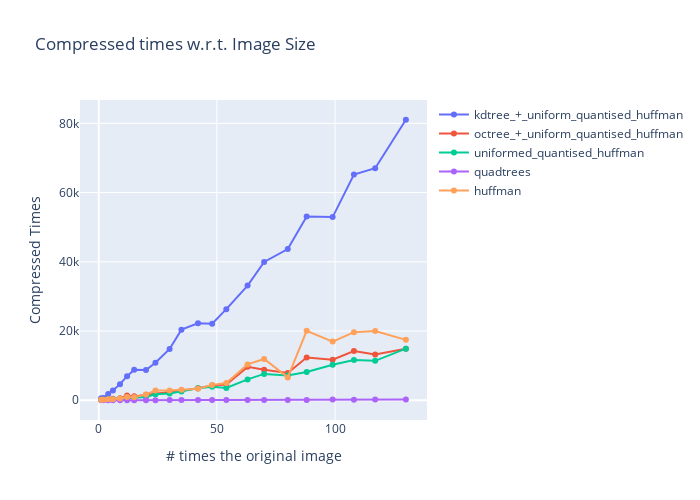

Notebook code for this chart:
### Code cell
import copy
filter = {'huffman', 'uniformed_quantised_huffman', 'kdtree_+_uniform_quantised_huffman', 'quadtrees', 'octree_+_uniform_quantised_huffman'}
pixel_count_compressed_times = dict()
print(list(compressedTimes.keys()))
for item in filter:
    if item in compressedTimes.keys():
        pixel_count_compressed_times[item] = copy.deepcopy(compressedTimes[item])
print(pixel_count_compressed_times)
plot_image(pixel_counts, pixel_count_compressed_times, "Compressed times w.r.t. Image Size", "Compressed Times")

### Figure 1 — Plotly figure (JSON) as saved in the notebook; plotly's stock layout.template omitted (floating-point values rounded to 4 significant figures)
{"data": [{"mode": "lines+markers", "name": "kdtree_+_uniform_quantised_huffman", "type": "scatter", "x": [1, 2, 4, 6, 9, 12, 15, 20, 24, 30, 35, 42, 48, 54, 63, 70, 80, 88, 99, 108, 117, 130], "y": [614, 682, 1832, 2851, 4661, 6966, 8797, 8753, 10858, 14832, 20405, 22221, 22085, 26312, 33122, 39959, 43675, 53079, 52916, 65223, 67022, 81038]}, {"mode": "lines+markers", "name": "octree_+_uniform_quantised_huffman", "type": "scatter", "x": [1, 2, 4, 6, 9, 12, 15, 20, 24, 30, 35, 42, 48, 54, 63, 70, 80, 88, 99, 108, 117, 130], "y": [136, 151, 270, 440, 600, 1369, 1126, 1594, 1898, 2345, 2748, 3506, 4282, 4537, 9647, 8801, 7863, 12328, 11723, 14226, 13229, 14873]}, {"mode": "lines+markers", "name": "uniformed_quantised_huffman", "type": "scatter", "x": [1, 2, 4, 6, 9, 12, 15, 20, 24, 30, 35, 42, 48, 54, 63, 70, 80, 88, 99, 108, 117, 130], "y": [126, 139, 188, 277, 471, 694, 729, 974, 1735, 1945, 2530, 3460, 3926, 3542, 6031, 7614, 7166, 8149, 10278, 11619, 11384, 14915]}, {"mode": "lines+markers", "name": "quadtrees", "type": "scatter", "x": [1, 2, 4, 6, 9, 12, 15, 20, 24, 30, 35, 42, 48, 54, 63, 70, 80, 88, 99, 108, 117, 130], "y": [42, 8, 5, 6, 10, 15, 19, 37, 40, 58, 96, 53, 61, 68, 78, 88, 69, 102, 223, 174, 201, 216]}, {"mode": "lines+markers", "name": "huffman", "type": "scatter", "x": [1, 2, 4, 6, 9, 12, 15, 20, 24, 30, 35, 42, 48, 54, 63, 70, 80, 88, 99, 108, 117, 130], "y": [120, 122, 301, 291, 532, 927, 898, 1668, 2811, 2811, 3033, 3355, 4406, 5003, 10359, 11924, 6607, 20065, 16953, 19673, 19999, 17454]}], "layout": {"height": 500, "showlegend": true, "title": {"text": "Compressed times w.r.t. Image Size"}, "width": 700, "xaxis": {"autorange": true, "range": [-8.071, 139.1], "title": {"text": "# times the original image"}, "type": "linear"}, "yaxis": {"autorange": true, "range": [-5701.0, 86740.0], "title": {"text": "Compressed Times"}, "type": "linear"}}}
